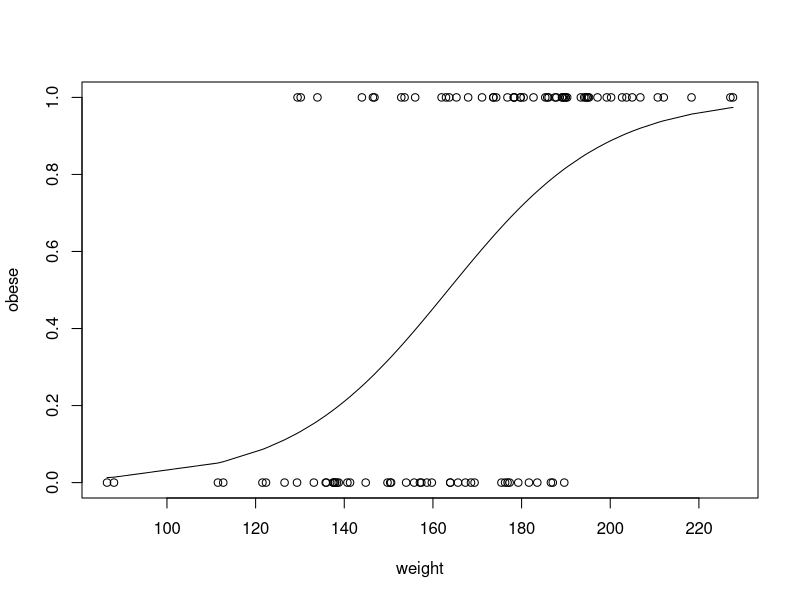
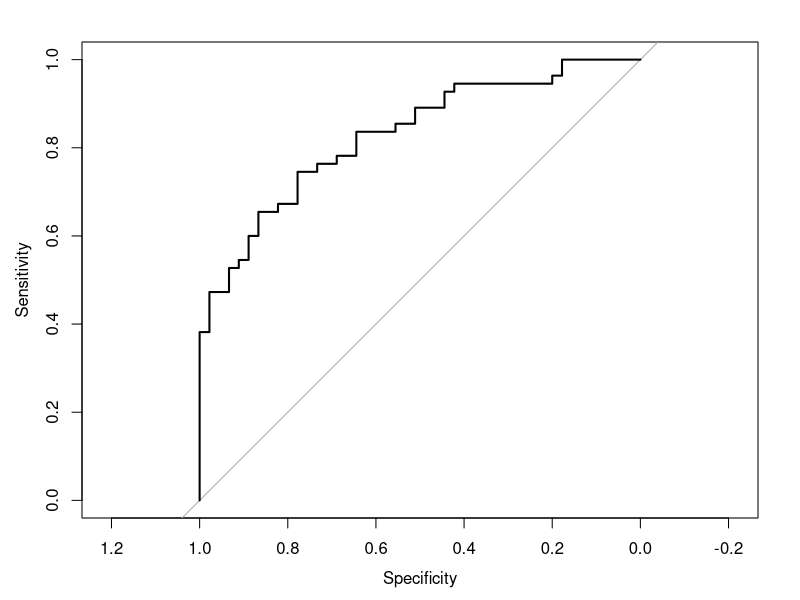
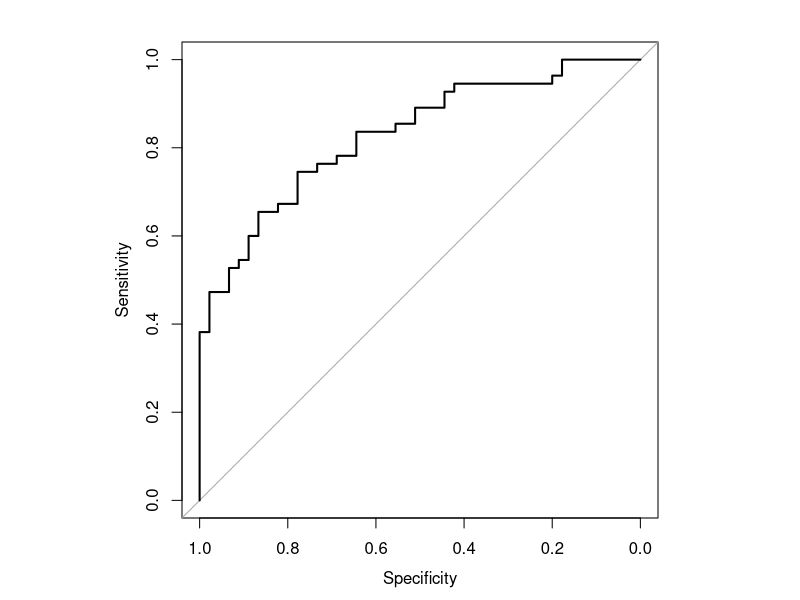
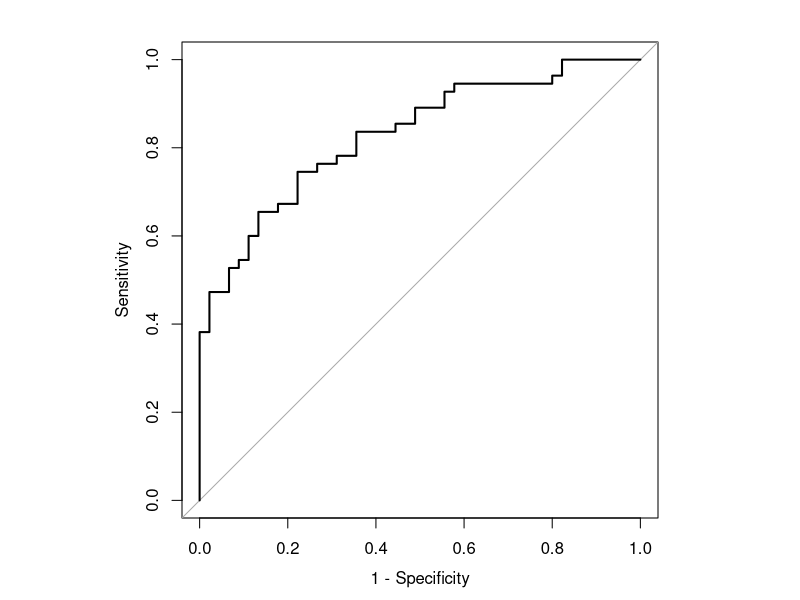
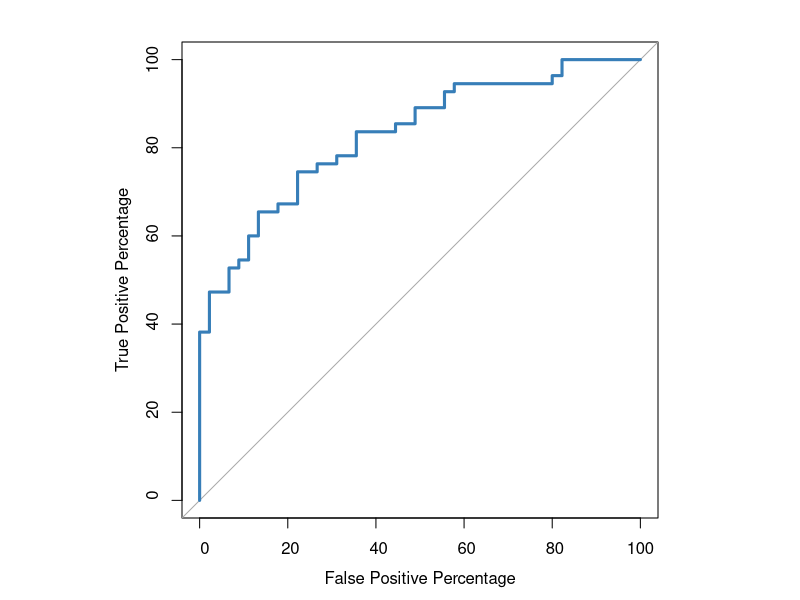
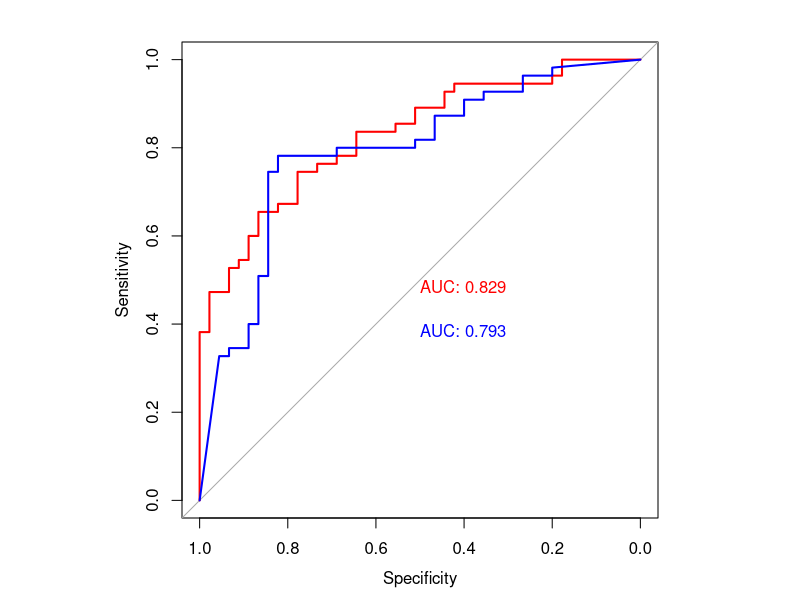

R code for these plots, in order:
# ROC and AOC

library(pROC)
library(randomForest)

set.seed(420)

num.samples = 100

# generate 100 random number from a normal distribution  
weight = sort(rnorm(n=num.samples, mean=172, sd=29))  

# classify if a person is obese or not obese

# runif generate n uniformly distributed 1~100 and compare to the rank
# therefore ifelse randomly decide if a person is obese or not
obese = ifelse(test=(runif(n=num.samples, min=1, max=100) < rank(weight)),
                     yes=1, no=0)
obese

plot(x=weight, y=obese)

# use glm to fit logistic regression curve to the data
glm.fit = glm(obese ~ weight, family=binomial)

lines(weight, glm.fit$fitted.values) 
# glm$fitted.values contains est prob that each sample is obese 

roc(obese, glm.fit$fitted.values, plot=TRUE)

# if we want to make the ROC graph looks nicer we specify 
# pty(plottype) as s(square)
par(pty='s')
roc(obese, glm.fit$fitted.values, plot=TRUE)

# fix the x axis to be 1-specificity
par(pty='s')
roc(obese, glm.fit$fitted.values, plot=TRUE, legacy.axes=TRUE)

# relabel the x and y axes
roc(obese, glm.fit$fitted.values, plot=TRUE, legacy.axes=TRUE, 
    percent=TRUE, 
    xlab='False Positive Percentage',
    ylab='True Positive Percentage', 
    col='#377eb8',
    lwd=3)

# check the thresholds and corresponding tpp and fpp
roc.info = roc(obese, glm.fit$fitted.values, legacy.axes=TRUE)

roc.df = data.frame(
  tpp=roc.info$sensitivities * 100,
  fpp=(1 - roc.info$specificities) * 100, 
  thresholds= roc.info$thresholds
)

head(roc.df) 
tail(roc.df)

roc.df[roc.df$tpp>60 & roc.df$tpp<80, ]

# build a random forest model 
rf.model = randomForest(factor(obese) ~ weight)

# draw ROC curve for logistic regression 
# glm.fit$fitted.values is the prob the person is obese
roc(obese, glm.fit$fitted.values, plot=TRUE, col='red', print.auc=TRUE)

# draw ROC curve for random forest 
roc(obese, rf.model$votes[, 1], plot=TRUE, col='blue', print.auc=TRUE, 
    add=TRUE, print.auc.y=0.4)


